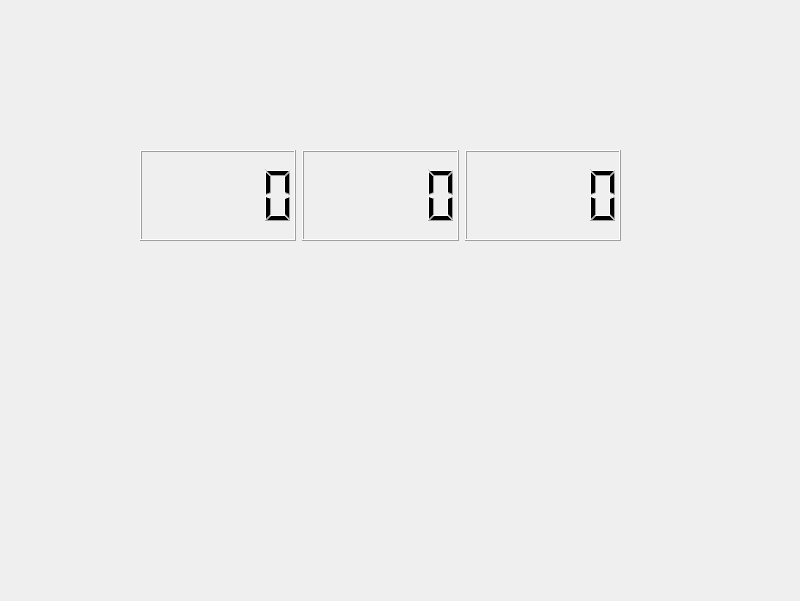
<?xml version="1.0" encoding="UTF-8"?>
<ui version="4.0">
 <class>MainWindow</class>
 <widget class="QMainWindow" name="MainWindow">
  <property name="geometry">
   <rect>
    <x>0</x>
    <y>0</y>
    <width>800</width>
    <height>601</height>
   </rect>
  </property>
  <property name="windowTitle">
   <string>MainWindow</string>
  </property>
  <widget class="QWidget" name="centralwidget">
   <widget class="QWidget" name="">
    <property name="geometry">
     <rect>
      <x>140</x>
      <y>150</y>
      <width>481</width>
      <height>91</height>
     </rect>
    </property>
    <layout class="QHBoxLayout" name="horizontalLayout">
     <item>
      <widget class="QLCDNumber" name="lcdNumber"/>
     </item>
     <item>
      <widget class="QLCDNumber" name="lcdNumber_3"/>
     </item>
     <item>
      <widget class="QLCDNumber" name="lcdNumber_2"/>
     </item>
    </layout>
   </widget>
  </widget>
  <widget class="QMenuBar" name="menubar">
   <property name="geometry">
    <rect>
     <x>0</x>
     <y>0</y>
     <width>800</width>
     <height>23</height>
    </rect>
   </property>
  </widget>
 </widget>
 <resources/>
 <connections/>
</ui>
